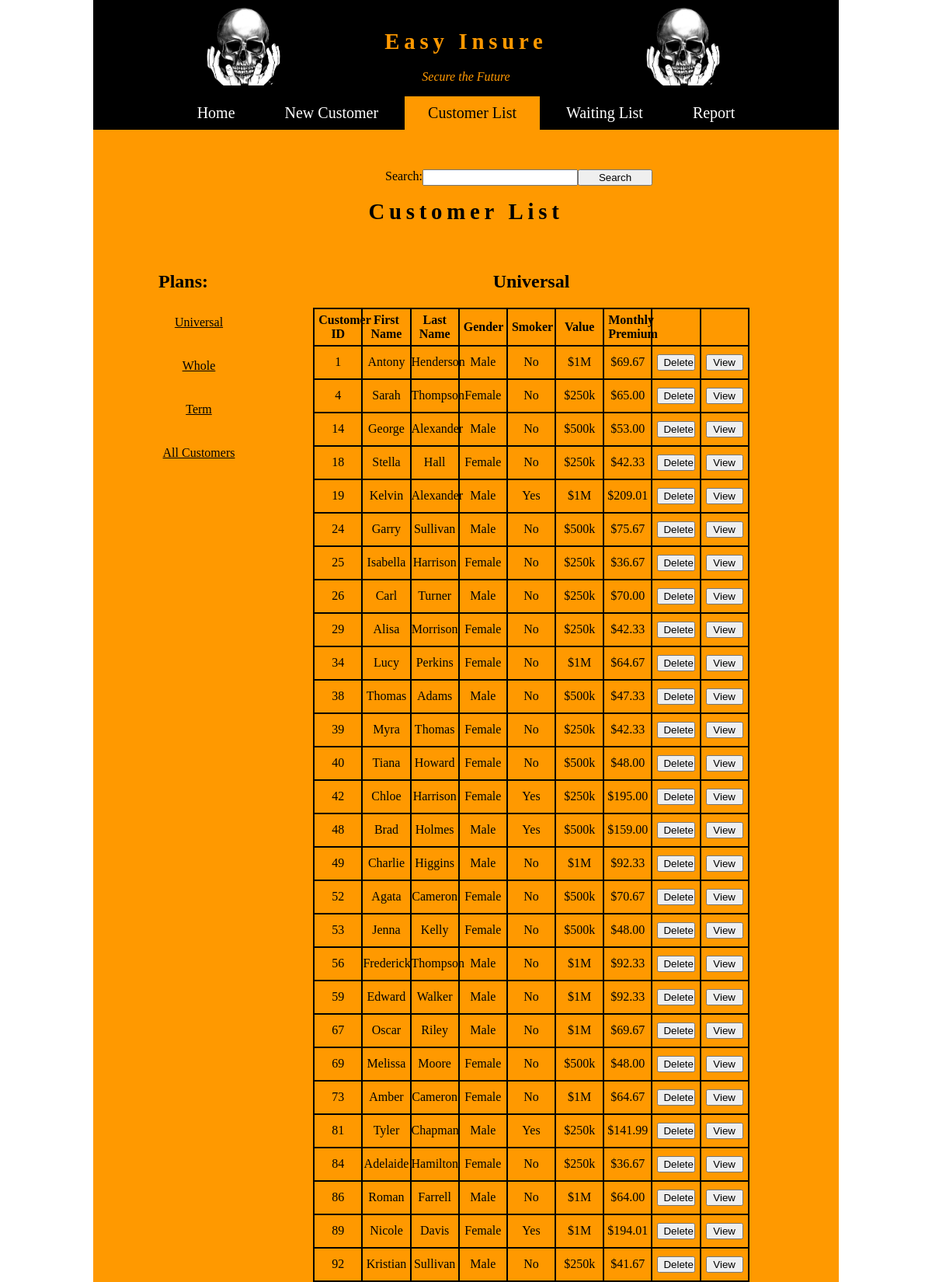
Page /index.php?plan_id=1 (upper part) on the committed database.
### tables this page shows
CREATE TABLE plan (
  planID    INT(11)       NOT NULL   AUTO_INCREMENT,
  planName  VARCHAR(255)  NOT NULL,
  base       INT(11) 		  NOT NULL,

  PRIMARY KEY (planID)
);

CREATE TABLE customer(
  customerID     	INT(11)       NOT NULL   AUTO_INCREMENT,
  planID       	  INT(11)       NOT NULL,
  firstName     	VARCHAR(255)  NOT NULL,
  lastName      	VARCHAR(255)  NOT NULL,
  age	       	    INT(11)       NOT NULL,
  gender       	  INT(1)	      NOT NULL,
  smoker		      INT(1)	      NOT NULL,
  val             INT(11)       NOT NULL,
  monthlyPremium	FLOAT(10)     NOT NULL,
  email           VARCHAR(255)  NOT NULL,
  phone           VARCHAR(255)  NOT NULL,
  policyStart     VARCHAR(255)  NOT NULL,
  address         VARCHAR(255)  NOT NULL,
  city            VARCHAR(255)  NOT NULL,
  state           VARCHAR(2)    NOT NULL,
  zip             INT(5)        NOT NULL,
  dependant       VARCHAR(255)  NOT NULL,
  contactN        VARCHAR(255)  NOT NULL,
  relation        VARCHAR(255)  NOT NULL,

  PRIMARY KEY (customerID),

  FOREIGN KEY (planID) REFERENCES plan(planID)
);

### index.php (called while the page is built)
<?php require 'student_manager\index.php'; ?>

### model/easy_insure_db_functions.php (called while the page is built, shortened)
<?php
function get_customers_by_plan($plan_id) {
    global $db;
    $query = "SELECT * FROM customer WHERE planID = :plan_id ORDER BY customerID";
    $statement = $db->prepare($query);
    $statement->bindValue(':plan_id', $plan_id);
    $statement->execute();
    $customer = $statement->fetchAll();
    return $customer;
}
function get_plan_name($plan_id) {
    global $db;
    $query = 'SELECT * FROM plan WHERE planID = :plan_id';
    $statement = $db->prepare($query);
    $statement->bindValue(':plan_id', $plan_id);
    $statement->execute();
    $plan = $statement->fetch();
    $plan_name = $plan['planName'];
    return $plan_name;
}
function get_plans() {
    global $db;
    $query = 'SELECT * FROM plan ORDER BY planID';
    $statement = $db->prepare($query);
    $statement->execute();
    $plans = $statement->fetchAll();
    return $plans;
}
?>

### student_manager/easy_insure_customer_list.php (the view, shortened to what this page needs)
<?php include 'view/easy_insure_header.php'; ?>
<main>
    <br>
    <form method="post" action="index.php" style="width: 50%; display:block; margin:auto;">
        <input type="submit" value="Search" style="width:20%;float:right"><input type="text" name="search" style="width: 40%;float:right"><label style="float:right">Search:</label>
    </form>
    <br>
    <h1>Customer List</h1>
    <aside>
        <nav>
        <h2>Plans:</h2>
            <ul>
                <?php
                foreach ($plans as $p) {
                ?>
                    <li><a href="index.php?plan_id=<?php echo $p['planID']; ?>"><?php echo $p['planName']; ?></a></li><br>
                <?php
                }
                ?>
                <li><a href="?action=list_all">All Customers</a></li>
            </ul>
        </nav>
    </aside>
    <section>
        <h2><?php echo $plan_name; ?></h2>
        <table class="customerTable">
            <tr>
                <th>Customer ID</th>
                <th>First Name</th>
                <th>Last Name</th>
                <th>Gender</th>
                <th>Smoker</th>
                <th>Value</th>
                <th>Monthly Premium</th>
                <th></th>
                <th></th>
            </tr>
            <?php
            foreach ($customers as $c) {
            ?>
                <tr>
                    <td class="id"><?php echo $c['customerID']; ?></td>
                    <td class="name"><?php echo $c['firstName']; ?></td>
                    <td class="email"><?php echo $c['lastName']; ?></td>
                    <td class="id"><?php if ($c['gender'] == 5)
                                        echo "Male";
                                    else echo "Female"; ?></td>
                    <td class="id"><?php if ($c['smoker'] == 3)
                                        echo 'Yes';
                                    else echo 'No'; ?></td>
                    <td><?php if ($c['val'] == 33)
                            echo '$250k';
                        else if ($c['val'] == 50)
                            echo '$500k';
                        else echo '$1M'; ?></td>
                    <td class="id"><?php print('$');
                                    echo number_format($c['monthlyPremium'], 2); ?></td>
                    <td>
                        <form method="post" action="index.php">
                            <input type="submit" value="Delete" class="delete">
                        </form>
                    </td>
                    <td>
                        <form method="post" action="index.php">
                            <input type="submit" value="View" class="delete">
                        </form>
                    </td>
                </tr>
            <?php
            }
            ?>
        </table>
        <br>
    </section>
</main>
<?php include 'view/easy_insure_footer.php'; ?>

### main.css (style rules this page uses)
body { margin: auto; width: 80%; background-image: linear-gradient( #FF9900 50%, black); color: black; }
main { min-height: 400px; }
a, a::after { color: black; }
h2 { text-align: center; }
h1 { text-align: center; font-weight: bold; margin: 20px; font-size: 1.8em; letter-spacing: 0.2em; }
li { text-align: center; padding: 10px 0; list-style-type: none; }
form { margin:auto; display: block; }
.delete { display:block; margin:auto; }
section { margin: 20px; float:left; width: 65%; }
table { table-layout: fixed; margin:auto; width: 90%; border-collapse: collapse; }
td { padding: 10px 0; }
.waitlist td, .waitlist th, .customerTable td, .customerTable th { text-align: center; border: 2px solid black; }
th { padding:5px; background-color: #FF9900; color: Black; }
aside { margin: 20px; float:left; width:20%; }
input, select { margin:auto; display:block; width:80%; }

### rows in the picture
plan: planName "Universal"
plan: planName "Whole"
plan: planName "Term"
customer: customerID "1", firstName "Antony", lastName "Henderson", gender "Male", smoker "No", val "$1M", monthlyPremium "69.67"
customer: customerID "4", firstName "Sarah", lastName "Thompson", gender "Female", smoker "No", val "$250k", monthlyPremium "65.00"
customer: customerID "14", firstName "George", lastName "Alexander", gender "Male", smoker "No", val "$500k", monthlyPremium "53.00"
customer: customerID "18", firstName "Stella", lastName "Hall", gender "Female", smoker "No", val "$250k", monthlyPremium "42.33"
customer: customerID "19", firstName "Kelvin", lastName "Alexander", gender "Male", smoker "Yes", val "$1M", monthlyPremium "209.01"
customer: customerID "24", firstName "Garry", lastName "Sullivan", gender "Male", smoker "No", val "$500k", monthlyPremium "75.67"
customer: customerID "25", firstName "Isabella", lastName "Harrison", gender "Female", smoker "No", val "$250k", monthlyPremium "36.67"
customer: customerID "26", firstName "Carl", lastName "Turner", gender "Male", smoker "No", val "$250k", monthlyPremium "70.00"
customer: customerID "29", firstName "Alisa", lastName "Morrison", gender "Female", smoker "No", val "$250k", monthlyPremium "42.33"
customer: customerID "34", firstName "Lucy", lastName "Perkins", gender "Female", smoker "No", val "$1M", monthlyPremium "64.67"
customer: customerID "38", firstName "Thomas", lastName "Adams", gender "Male", smoker "No", val "$500k", monthlyPremium "47.33"
customer: customerID "39", firstName "Myra", lastName "Thomas", gender "Female", smoker "No", val "$250k", monthlyPremium "42.33"
customer: customerID "40", firstName "Tiana", lastName "Howard", gender "Female", smoker "No", val "$500k", monthlyPremium "48.00"
customer: customerID "42", firstName "Chloe", lastName "Harrison", gender "Female", smoker "Yes", val "$250k", monthlyPremium "195.00"
customer: customerID "48", firstName "Brad", lastName "Holmes", gender "Male", smoker "Yes", val "$500k", monthlyPremium "159.00"
customer: customerID "49", firstName "Charlie", lastName "Higgins", gender "Male", smoker "No", val "$1M", monthlyPremium "92.33"
customer: customerID "52", firstName "Agata", lastName "Cameron", gender "Female", smoker "No", val "$500k", monthlyPremium "70.67"
customer: customerID "53", firstName "Jenna", lastName "Kelly", gender "Female", smoker "No", val "$500k", monthlyPremium "48.00"
customer: customerID "56", firstName "Frederick", lastName "Thompson", gender "Male", smoker "No", val "$1M", monthlyPremium "92.33"
customer: customerID "59", firstName "Edward", lastName "Walker", gender "Male", smoker "No", val "$1M", monthlyPremium "92.33"
customer: customerID "67", firstName "Oscar", lastName "Riley", gender "Male", smoker "No", val "$1M", monthlyPremium "69.67"
customer: customerID "69", firstName "Melissa", lastName "Moore", gender "Female", smoker "No", val "$500k", monthlyPremium "48.00"
customer: customerID "73", firstName "Amber", lastName "Cameron", gender "Female", smoker "No", val "$1M", monthlyPremium "64.67"
customer: customerID "81", firstName "Tyler", lastName "Chapman", gender "Male", smoker "Yes", val "$250k", monthlyPremium "141.99"
customer: customerID "84", firstName "Adelaide", lastName "Hamilton", gender "Female", smoker "No", val "$250k", monthlyPremium "36.67"
customer: customerID "86", firstName "Roman", lastName "Farrell", gender "Male", smoker "No", val "$1M", monthlyPremium "64.00"
customer: customerID "89", firstName "Nicole", lastName "Davis", gender "Female", smoker "Yes", val "$1M", monthlyPremium "194.01"
customer: customerID "92", firstName "Kristian", lastName "Sullivan", gender "Male", smoker "No", val "$250k", monthlyPremium "41.67"
